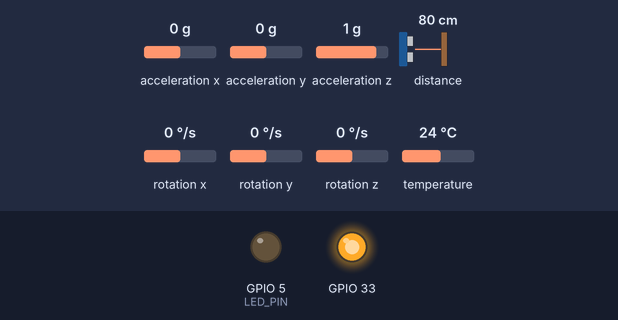
The sketch below on a simulated ESP32. Shown: output pins drawn as LEDs (lit = HIGH). The inputs (shaded band) are chosen by the test bench; at power-on: acceleration x 0 g, acceleration y 0 g, acceleration z 1 g, distance to the obstacle 80 cm, rotation x 0 °/s, rotation y 0 °/s, rotation z 0 °/s, temperature 24 °C. Nothing arrives over Bluetooth unless stated; a phone connects over Bluetooth LE 3 s after start; what the sketch prints to the serial monitor is not drawn.

Above: at 0.1 s.
At 3.1 s:
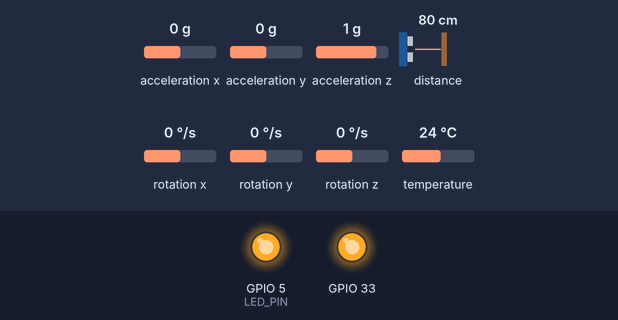
Timing chart, 0 to 4.6 s (numbered marks = the images above):
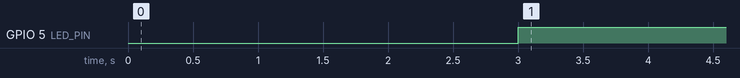

The sketch:

tanganKiri.ino
```cpp
#include <Wire.h>
#include <Adafruit_Sensor.h>
#include <Adafruit_MPU6050.h>
#include <BLEDevice.h>
#include <BLEUtils.h>
#include <BLEServer.h>
#include <ArduinoJson.h>
#include <VL53L0X.h>

VL53L0X sensor;


// #define SERVICE_UUID        "439a61ce-9270-48dd-8ab5-9ef92c3e5969"
// #define CHARACTERISTIC_UUID "ab90b28e-c31e-4bbe-b0a8-5673ab1c898d"
#define SERVICE_UUID        "30585118-5628-47bf-b50b-3b66189e194d"
#define CHARACTERISTIC_UUID "beb5483e-36e1-4688-b7f5-ea07361b26a8"
#define LED_PIN             5

bool isConnected = false;
unsigned long lastGyroYTime = 0;
int haloCount = 0;
int countV = 0;
int countL = 0;
unsigned long lastCountV1Time = 0;


unsigned long startMillis, currentMillis = 0;

class MyServerCallbacks: public BLEServerCallbacks {
    void onConnect(BLEServer* pServer) {
        isConnected = true;
        digitalWrite(LED_PIN, HIGH);
    }

    void onDisconnect(BLEServer* pServer) {
        isConnected = false;
        digitalWrite(LED_PIN, LOW);
    }
};

Adafruit_MPU6050 mpu;
BLECharacteristic *pCharacteristic;

void setup() {
   pinMode(33, OUTPUT);
  digitalWrite(33, HIGH);  // turn the LED on (HIGH is the voltage level)
  Serial.begin(115200);

  if (!mpu.begin()) {
    Serial.println("MPU6050 not found. Make sure the connections are correct.");
    while (1);
  }

  Serial.println("MPU6050 found!");

  mpu.setAccelerometerRange(MPU6050_RANGE_2_G);
  mpu.setGyroRange(MPU6050_RANGE_500_DEG);
  mpu.setFilterBandwidth(MPU6050_BAND_184_HZ);

  pinMode(LED_PIN, OUTPUT);
  digitalWrite(LED_PIN, LOW);

  BLEDevice::init("BleEsp322");
  BLEServer *pServer = BLEDevice::createServer();
  pServer->setCallbacks(new MyServerCallbacks);

  BLEService *pService = pServer->createService(SERVICE_UUID);
  pCharacteristic = pService->createCharacteristic(
      CHARACTERISTIC_UUID,
      BLECharacteristic::PROPERTY_READ |
      BLECharacteristic::PROPERTY_NOTIFY
  );

  pService->start();
  BLEAdvertising *pAdvertising = BLEDevice::getAdvertising();
  pAdvertising->addServiceUUID(SERVICE_UUID);
  pAdvertising->setScanResponse(true);
  pAdvertising->setMinPreferred(0x06);
  pAdvertising->setMinPreferred(0x12);
  BLEDevice::startAdvertising();


  sensor.setTimeout(500);
  if (!sensor.init())
  {
    Serial.println("Failed to detect and initialize sensor!");
    while (1) {}
  }

  // Start continuous back-to-back mode (take readings as
  // fast as possible).  To use continuous timed mode
  // instead, provide a desired inter-measurement period in
  // ms (e.g. sensor.startContinuous(100)).
  sensor.startContinuous();
}

void loop() {
  startMillis = millis();
  // Membaca data akselerometer dan gyroscope
  sensors_event_t a, g, temp;
  mpu.getEvent(&a, &g, &temp);

  // Membuat objek JSON untuk data sensor
  DynamicJsonDocument jsonDocument(256);
  jsonDocument["accelY"] = String(a.acceleration.y);
  jsonDocument["accelX"] = String(a.acceleration.x);
  jsonDocument["accelZ"] = String(a.acceleration.z);
  jsonDocument["gyroX"] = String(g.gyro.x);
  jsonDocument["gyroY"] = String(g.gyro.y);
  jsonDocument["gyroZ"] = String(g.gyro.z);


  // float gyroX = g.gyro.x;
  // float gyroY = g.gyro.y;
  // float gyroZ = g.gyro.z;
  if(sensor.readRangeContinuousMillimeters() > 430){
    if (g.gyro.y > 1.5) {
      // Cek apakah sudah lebih dari 0.5 detik sejak cetak terakhir
      if (millis() - lastGyroYTime >= 200) {
        haloCount++; // Menambah jumlah "Halo"
        countV = 1;
        lastGyroYTime = millis();
        lastCountV1Time = millis(); // Setel waktu terakhir countV menjadi 1
      }else {
        // Jika waktu sejak countV terakhir menjadi 1 lebih dari 0.2 detik, set countV menjadi 0
        if (millis() - lastCountV1Time >= 200) {
          countV = 0;
        }
        countV = 0;
      }
    }else {
      // Jika nilai gyro y tidak memenuhi syarat, set countV menjadi 0
      countV = 0;
    }
  }else{
    if (g.gyro.y > 1.5) {
      // Cek apakah sudah lebih dari 0.5 detik sejak cetak terakhir
      if (millis() - lastGyroYTime >= 200) {
        haloCount++; // Menambah jumlah "Halo"
        countV = 2;
        lastGyroYTime = millis();
        lastCountV1Time = millis(); // Setel waktu terakhir countV menjadi 1
      }else {
        // Jika waktu sejak countV terakhir menjadi 1 lebih dari 0.2 detik, set countV menjadi 0
        if (millis() - lastCountV1Time >= 200) {
          countV = 0;
        }
        countV = 0;
      }
    }else {
      // Jika nilai gyro y tidak memenuhi syarat, set countV menjadi 0
      countV = 0;
    }
  }

  jsonDocument["Snare1"] = String(countV);
  jsonDocument["Bass"] = String(countL);


  Serial.println(countV);

  // Serialize JSON ke dalam string
  String jsonStr;
  char jsonStr2[1000];
  serializeJson(jsonDocument, jsonStr2);

  // Konversi String ke byte array
  uint8_t data[jsonStr.length()];
  jsonStr.getBytes(data, jsonStr.length());

  // Setel nilai karakteristik BLE
  // pCharacteristic->setValue(data, jsonStr.length());
  pCharacteristic->setValue(jsonStr2);
  pCharacteristic->notify();
  // Serial.println(jsonStr2);
  currentMillis = millis();
  // Serial.print("timer = ");
  // Serial.println(currentMillis - startMillis);
  delay(15);  // Sesuaikan delay untuk mengontrol frekuensi pembaruan
}
```

Measured:
- by itself, GPIO 5 (LED_PIN): LOW → HIGH at 3.0 s
